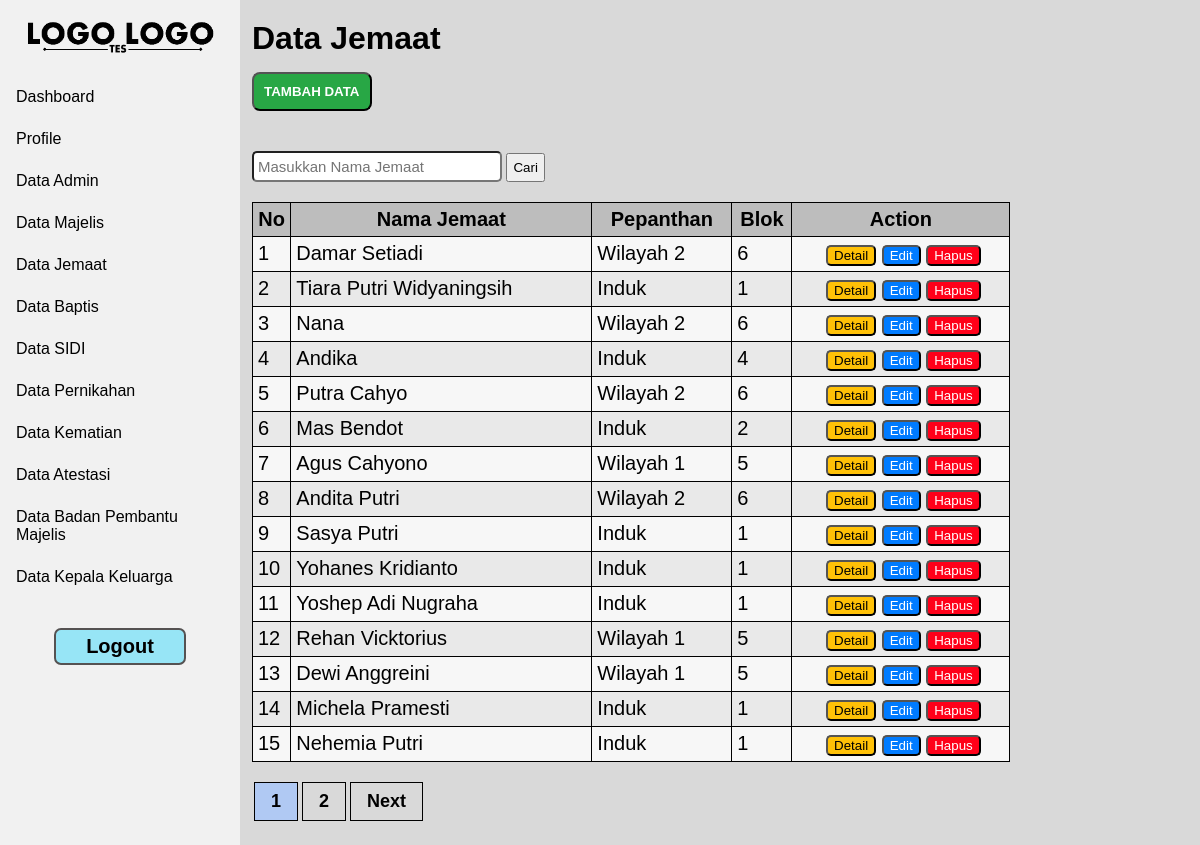
Screenshot of /admin/data_jemaat.php (signed in) with the database file from the repository.
### tables this page shows
CREATE TABLE `jemaat` (
  `nik` varchar(16) NOT NULL,
  `no_kk` varchar(16) NOT NULL,
  `nama_jemaat` varchar(200) NOT NULL,
  `password` varchar(200) NOT NULL,
  `jenis_kelamin` varchar(9) NOT NULL,
  `tempat_lahir` varchar(150) NOT NULL,
  `tanggal_lahir` date NOT NULL,
  `pendidikan_terakhir` varchar(100) NOT NULL,
  `pekerjaan` varchar(150) NOT NULL,
  `blok` varchar(2) NOT NULL,
  `pepanthan` varchar(50) NOT NULL,
  `status_hubungan_keluarga` varchar(100) NOT NULL,
  `status_jemaat` varchar(50) NOT NULL,
  `no_handphone` varchar(13) NOT NULL,
  `provinsi_kk` varchar(150) NOT NULL,
  `kab_kota_kk` varchar(150) NOT NULL,
  `kecamatan_kk` varchar(150) NOT NULL,
  `kelurahan_kk` varchar(150) NOT NULL,
  `rw_kk` varchar(4) NOT NULL,
  `rt_kk` varchar(4) NOT NULL,
  `provinsi_domisili` varchar(150) NOT NULL,
  `kab_kota_domisili` varchar(150) NOT NULL,
  `kecamatan_domisili` varchar(150) NOT NULL,
  `kelurahan_domisili` varchar(150) NOT NULL,
  `rw_domisili` varchar(4) NOT NULL,
  `rt_domisili` varchar(4) NOT NULL
);

### admin/data_jemaat.php (the view, shortened to what this page needs)
<!DOCTYPE html>
<html lang="en">
<head>
</head>
<body>
    <?php
        include "../session/session_login.php";
        include "navbar.php";
    ?>
    <div class="body-content">
        <h1>Data Jemaat</h1>
        <a id="-" href="tambah_jemaat.php"><button id="btn-tambah">TAMBAH DATA</button></a>
        <form action="" method="GET" id="search-bar">
            <input type="text" id="search" name="search" placeholder="Masukkan Nama Jemaat">
            <button type="submit" id="btn-cari">Cari</button>
        </form>
        <div class="tabel">
            <table id="tb-data">
                <tr id="tb-tr">
                    <th id="tb-th">No</th>
                    <th id="tb-th">Nama Jemaat</th>
                    <th id="tb-th">Pepanthan</th>
                    <th id="tb-th">Blok</th>
                    <th id="tb-th">Action</th>
                </tr>
                <?php
                $limit = 15;
                if (isset($_GET["page"])) {
                    $page_number  = $_GET["page"];
                }else{
                    $page_number=1;
                }
                $initial_page = ($page_number-1) * $limit;
                $where = '';
                    $query=mysqli_query($konek_db, "SELECT * FROM jemaat $where LIMIT $initial_page, $limit");
                    $id = $initial_page+0;
                    while ($data = mysqli_fetch_array($query)){
                ?>
                <form action="" method="POST">
                    <tr id="tb-tr">
                        <?php
                            $id++;
                            echo "
                                <td id='tb-td'>".$id."</td>
                                <td id='tb-td'>".$data["nama_jemaat"]."</td>
                                <td id='tb-td'>".$data["pepanthan"]."</td>
                                <td id='tb-td'>".$data["blok"]."</td>
                                <td id='tb-td'>
                                    <div class='action'>
                                        <button name='detail' id='btn-detail'>Detail</button>
                                        <button name='edit' id='btn-edit'>Edit</button>
                                        <button name='hapus' id='btn-hapus'>Hapus</button>
                                    </div>
                                </td>
                            ";
                        ?>
                    </tr>
                </form>
                <?php
                    }
                ?>
            </table>
            <div class="pagination">
                <?php
                    $query2 = mysqli_query($konek_db, "SELECT COUNT(*) FROM jemaat");
                    $data2  = mysqli_fetch_row($query2);
                    $total_rows = $data2[0];
                    $total_pages = ceil($total_rows / $limit);
                    $pageURL = "";
                    for($i=1; $i<=$total_pages; $i++){
                        if ($i == $page_number) {
                            $pageURL .= "<a class = 'active' href='data_jemaat.php?page=".$i."'>".$i." </a>";
                        }else{
                            $pageURL .= "<a href='data_jemaat.php?page=".$i."'>".$i." </a>";
                        }
                    }
                    echo $pageURL;
                    if($page_number<$total_pages){
                        echo "<a href='data_jemaat.php?page=".($page_number+1)."'>  Next </a>";
                    }
                ?>
            </div>
        </div>
    </div>
</body>
</html>

### admin/navbar.php
<link rel="stylesheet" href="../css/style-navbar.css">
<link rel="stylesheet" href="../css/style-tb-btn.css">
<link rel="stylesheet" href="../css/style-admin.css">
<div class="navbar">
    <ul>
        <a href="index.php"><img src="../image/logo.png" alt=""></a>
        <li><a class="menu" href="index.php">Dashboard</a></li>
        <li><a class="menu" href="profile.php">Profile</a></li>
        <li><a class="menu" href="data_admin.php">Data Admin</a></li>
        <li><a class="menu" href="data_majelis.php">Data Majelis</a></li>
        <li><a class="menu" href="data_jemaat.php">Data Jemaat</a></li>
        <li><a class="menu" href="data_baptis.php">Data Baptis</a></li>
        <li><a class="menu" href="data_sidi.php">Data SIDI</a></li>
        <li><a class="menu" href="data_pernikahan.php">Data Pernikahan</a></li>
        <li><a class="menu" href="data_kematian.php">Data Kematian</a></li>
        <li><a class="menu" href="data_atestasi.php">Data Atestasi</a></li>
        <li><a class="menu" href="data_komisi_paguyuban.php">Data Badan Pembantu Majelis</a></li>
        <li><a class="menu" href="data_kepala_keluarga.php">Data Kepala Keluarga</a></li>
        <a id="menu" href="../session/session_logout.php"><button class="btn-logout">Logout</button></a>
    </ul>
</div>

### css/style-navbar.css (style rules this page uses)
* { font-family: sans-serif; box-sizing: border-box; text-decoration: none; margin: 0; }
body { background-color: #D9D9D9; }
ul { list-style-type: none; padding: 0; width: 20%; background-color: #f1f1f1; height: 100%; position: fixed; overflow: auto; }
img { margin: 20px; margin-left: auto; margin-right: auto; display: block; width: 200px; }
li a { display: block; color: #000; padding: 12px 16px; }
.btn-logout { margin-top: 30px; margin-bottom: 40px; margin-left: auto; margin-right: auto; display: block; text-align: center; background: #97E5F6; padding: 5px 30px; font-weight: bold; font-size: 20px; border-radius: 7px; border: 2px solid #555252; cursor: pointer; }
.body-content { padding-top: 20px; margin-left: 21%; overflow-y: scroll; -ms-overflow-style: none; scrollbar-width: none; height: 100%; }

### css/style-tb-btn.css (style rules this page uses)
#btn-tambah { background: #28a745; color: #ffffff; cursor: pointer; margin-top: 15px; margin-bottom: 40px; padding: 10px 10px; border-radius: 8px; font-weight: bold; }
#btn-hapus { background: #ff0019; color: #ffffff; cursor: pointer; border-radius: 5px; }
#btn-edit { background: #007bff; color: #ffffff; cursor: pointer; border-radius: 5px; }
#btn-detail { background: #ffc107; color: #000000; cursor: pointer; border-radius: 5px; }
#search { margin-bottom: 20px; padding: 5px 4px; border-radius: 5px; width: 250px; font-size: 15px; }
#btn-cari { padding: 5px; cursor: pointer; }
#tb-data { width: 80%; }
#tb-data, #tb-th { border: 1px solid; border-collapse: collapse; font-size: 20px; padding: 5px 0px; background-color: #bdbdbd; }
#tb-data, #tb-td { border: 1px solid; border-collapse: collapse; font-size: 20px; padding: 5px 0px; padding-left: 5px; }
#tb-tr { background-color: #e9e9e9; }
#tb-tr:nth-child(even) { background-color: #f7f7f7; }
.action { text-align: center; }
tr { vertical-align: top; }

### css/style-admin.css (style rules this page uses)
.pagination { display: block; padding-bottom: 45px; margin-bottom: 20px; }
.pagination a { font-weight:bold; font-size:18px; color: black; float: left; padding: 8px 16px; text-decoration: none; border:1px solid black; margin: 2px; }
.pagination a.active { background-color: rgba(175, 201, 244, 0.97); }

### rows the page displays
jemaat: nama_jemaat "Damar Setiadi", pepanthan "Wilayah 2", blok "6"
jemaat: nama_jemaat "Tiara Putri Widyaningsih", pepanthan "Induk", blok "1"
jemaat: nama_jemaat "Nana", pepanthan "Wilayah 2", blok "6"
jemaat: nama_jemaat "Andika", pepanthan "Induk", blok "4"
jemaat: nama_jemaat "Putra Cahyo", pepanthan "Wilayah 2", blok "6"
jemaat: nama_jemaat "Mas Bendot", pepanthan "Induk", blok "2"
jemaat: nama_jemaat "Agus Cahyono", pepanthan "Wilayah 1", blok "5"
jemaat: nama_jemaat "Andita Putri", pepanthan "Wilayah 2", blok "6"
jemaat: nama_jemaat "Sasya Putri", pepanthan "Induk", blok "1"
jemaat: nama_jemaat "Yohanes Kridianto", pepanthan "Induk", blok "1"
jemaat: nama_jemaat "Yoshep Adi Nugraha", pepanthan "Induk", blok "1"
jemaat: nama_jemaat "Rehan Vicktorius", pepanthan "Wilayah 1", blok "5"
jemaat: nama_jemaat "Dewi Anggreini", pepanthan "Wilayah 1", blok "5"
jemaat: nama_jemaat "Michela Pramesti", pepanthan "Induk", blok "1"
jemaat: nama_jemaat "Nehemia Putri", pepanthan "Induk", blok "1"
